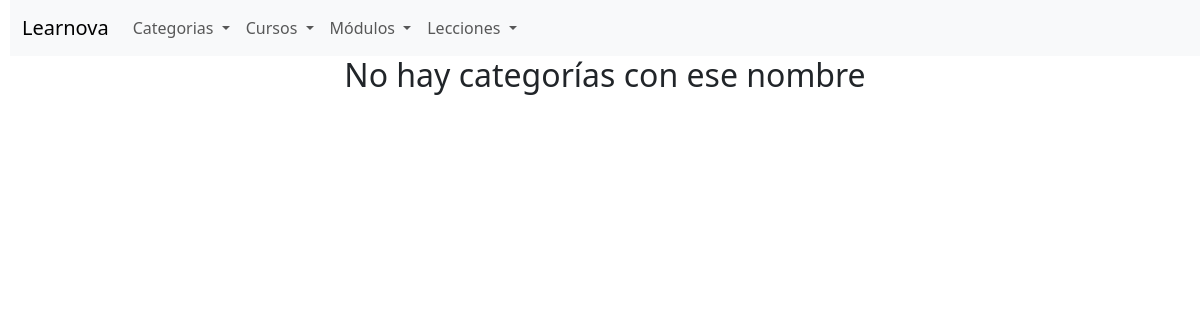
Page /proceso_buscar_categoria.php on the earlier database version.
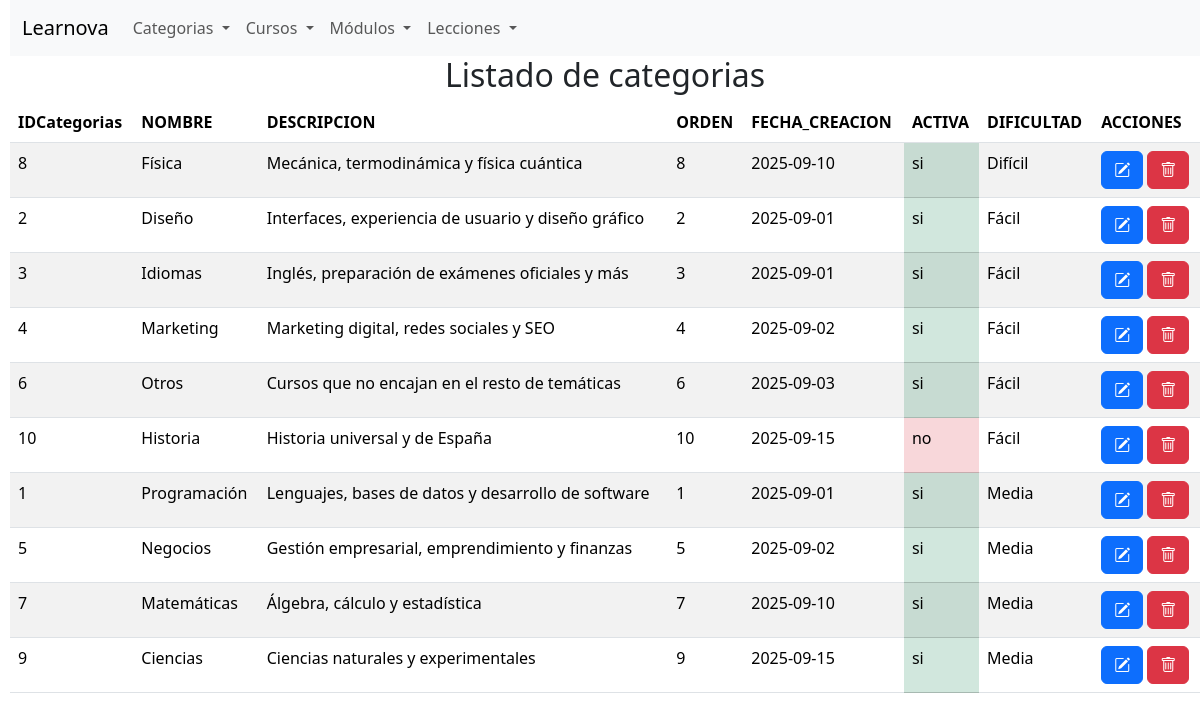
Same page on the later database version.
### tables this page shows
CREATE TABLE categorias (
    id              INT          NOT NULL AUTO_INCREMENT,
    nombre          VARCHAR(60)  NOT NULL,                   
    descripcion     VARCHAR(255) NULL,
    dificultad_id   INT          NOT NULL DEFAULT 1,
    orden           INT          NOT NULL DEFAULT 0,         
    activa          TINYINT(1)   NOT NULL DEFAULT 1,
    fecha_creacion  DATE         NOT NULL,
    PRIMARY KEY (id),
    UNIQUE KEY uq_categorias_nombre (nombre),
    KEY idx_categorias_dificultad (dificultad_id),
    CONSTRAINT fk_categorias_dificultad FOREIGN KEY (dificultad_id)
        REFERENCES dificultades (id) ON UPDATE CASCADE ON DELETE RESTRICT
);

CREATE TABLE dificultades (
    id          INT          NOT NULL AUTO_INCREMENT,
    nombre      VARCHAR(30)  NOT NULL,
    descripcion VARCHAR(255) NULL,
    PRIMARY KEY (id),
    UNIQUE KEY uq_dificultades_nombre (nombre)
);

### proceso_buscar_categoria.php (the view, shortened to what this page needs)
<?php
$conexion = obtenerConexion();
$nombre_categoria = $_GET['txtNombreCategoria'];
$sql = "SELECT categorias.*, dificultades.nombre AS dificultad_nombre
    FROM categorias
    INNER JOIN dificultades ON categorias.dificultad_id = dificultades.id
    WHERE categorias.nombre LIKE '%$nombre_categoria%';";
$resultado = mysqli_query($conexion, $sql);
if (mysqli_num_rows($resultado) > 0) {
    $mensaje = "<h2 class='text-center'>Listado de categorias</h2>";
    $mensaje .= "<table class='table table-striped'>";
    $mensaje .= "<thead><tr><th>IDCategorias</th><th>NOMBRE</th><th>DESCRIPCION</th><th>ORDEN</th><th>FECHA_CREACION</th><th>ACTIVA</th><th>DIFICULTAD</th><th>ACCIONES</th></tr></thead>";
    $mensaje .= "<tbody>";
    while ($fila = mysqli_fetch_assoc($resultado)) {
        $mensaje .= "<tr><td>" . $fila['id'] . "</td>";
        $mensaje .= "<td>" . htmlspecialchars($fila['nombre'], ENT_QUOTES, 'UTF-8') . "</td>";
        $mensaje .= "<td>" . htmlspecialchars($fila['descripcion'], ENT_QUOTES, 'UTF-8') . "</td>";
        $mensaje .= "<td>" . $fila['orden'] . "</td>";
        $mensaje .= "<td>" . $fila['fecha_creacion'] . "</td>";
        if ($fila['activa'] == 1) {
            $mensaje .= "<td class='table-success'> si </td>";
        } else {
            $mensaje .= "<td class='table-danger'> no </td>";
        }
        $mensaje .= "<td>" . htmlspecialchars($fila['dificultad_nombre'], ENT_QUOTES, 'UTF-8') . "</td>";
        $mensaje .= "<td><form class='d-inline me-1' action='editar_categoria.php' method='post'>";
        $mensaje .= "<input type='hidden' name='categoria' value='" . htmlspecialchars(json_encode($fila), ENT_QUOTES) . "' />";
        $mensaje .= "<button name='Editar' class='btn btn-primary'><i class='bi bi-pencil-square'></i></button></form>";
        $mensaje .= "<form class='d-inline' action='proceso_borrar_categoria.php' method='post' onsubmit=\"return confirm('¿Estás seguro de que quieres eliminar esta categoría?')\">";
        $mensaje .= "<input type='hidden' name='idcategoria' value='" . $fila['id']  . "' />";
        $mensaje .= "<button name='Borrar' class='btn btn-danger'><i class='bi bi-trash'></i></button></form>";
        $mensaje .= "</td></tr>";
    }
    $mensaje .= "</tbody></table>";
} else {
    $mensaje .= "<h2 class='text-center'>No hay categorías con ese nombre</h2>";
}
echo $mensaje;

Differences in the rows shown:
now on this page (row edited): categorias: id "8", nombre "Física", descripcion "Mecánica, termodinámica y física cuántica", orden "8", fecha_creacion "2025-09-10", activa "si", dificultad.nombre "Difícil"
now on this page (row unchanged): categorias: id "2", nombre "Diseño", descripcion "Interfaces, experiencia de usuario y diseño gráfico", orden "2", fecha_creacion "2025-09-01", activa "si", dificultad.nombre "Fácil"
now on this page (row unchanged): categorias: id "3", nombre "Idiomas", descripcion "Inglés, preparación de exámenes oficiales y más", orden "3", fecha_creacion "2025-09-01", activa "si", dificultad.nombre "Fácil"
now on this page (row unchanged): categorias: id "4", nombre "Marketing", descripcion "Marketing digital, redes sociales y SEO", orden "4", fecha_creacion "2025-09-02", activa "si", dificultad.nombre "Fácil"
now on this page (row unchanged): categorias: id "6", nombre "Otros", descripcion "Cursos que no encajan en el resto de temáticas", orden "6", fecha_creacion "2025-09-03", activa "si", dificultad.nombre "Fácil"
now on this page (row unchanged): categorias: id "10", nombre "Historia", descripcion "Historia universal y de España", orden "10", fecha_creacion "2025-09-15", activa "no", dificultad.nombre "Fácil"
now on this page (row edited): categorias: id "1", nombre "Programación", descripcion "Lenguajes, bases de datos y desarrollo de software", orden "1", fecha_creacion "2025-09-01", activa "si", dificultad.nombre "Media"
now on this page (row edited): categorias: id "5", nombre "Negocios", descripcion "Gestión empresarial, emprendimiento y finanzas", orden "5", fecha_creacion "2025-09-02", activa "si", dificultad.nombre "Media"
now on this page (row edited): categorias: id "7", nombre "Matemáticas", descripcion "Álgebra, cálculo y estadística", orden "7", fecha_creacion "2025-09-10", activa "si", dificultad.nombre "Media"
now on this page (row edited): categorias: id "9", nombre "Ciencias", descripcion "Ciencias naturales y experimentales", orden "9", fecha_creacion "2025-09-15", activa "si", dificultad.nombre "Media"
Other differences:
text no longer shown: "No hay categorías con ese nombre"
text now shown: "Listado de categorias IDCategorias NOMBRE DESCRIPCION ORDEN FECHA_CREACION ACTIVA DIFICULTAD ACCIONES"
